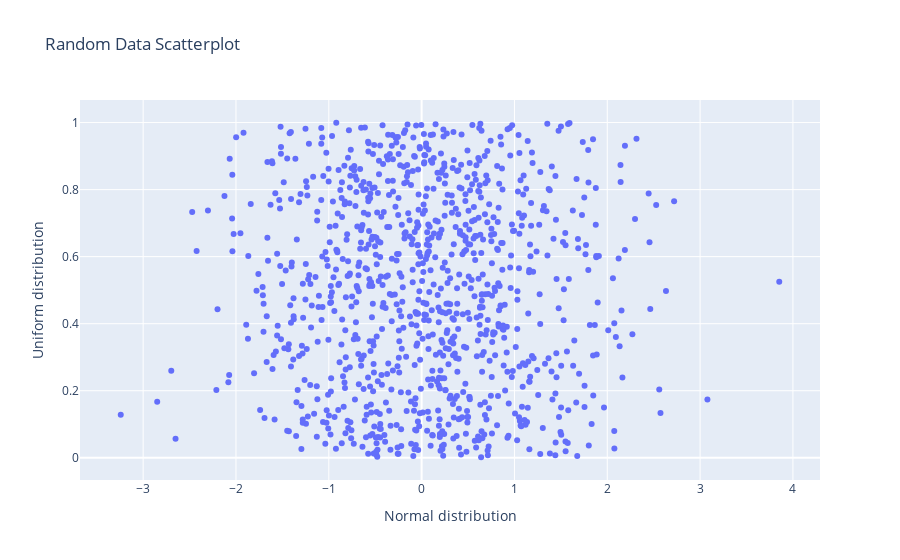

Source (notebook cell):
### Code cell
random_x = np.random.randn(1000) # normal distribution
random_y = np.random.rand(1000)  # uniform distribution

# define a data variable
data4 = [go.Scatter(
    x = random_x,
    y = random_y,
    mode = 'markers',
)]

# define the layout, and include a title and axis labels
layout4 = go.Layout(
    title = 'Random Data Scatterplot', # Graph title
    xaxis = dict(title = 'Normal distribution'), # x-axis label
    yaxis = dict(title = 'Uniform distribution'), # y-axis label
    hovermode ='closest' # handles multiple points landing on the same vertical
)

# Create a fig from data and layout, and plot the fig
fig4 = go.Figure(data=data4, layout=layout4)
fig4.show()

### Figure 1 — Plotly figure (JSON) as saved in the notebook; plotly's stock layout.template omitted (floating-point values rounded to 4 significant figures; data arrays with more than 128 entries replaced by an {"elided": "..."} marker saying what was removed)
{"data": [{"mode": "markers", "type": "scatter", "x": {"elided": "1000 float values"}, "y": {"elided": "1000 float values"}}], "layout": {"hovermode": "closest", "title": {"text": "Random Data Scatterplot"}, "xaxis": {"title": {"text": "Normal distribution"}}, "yaxis": {"title": {"text": "Uniform distribution"}}}}
